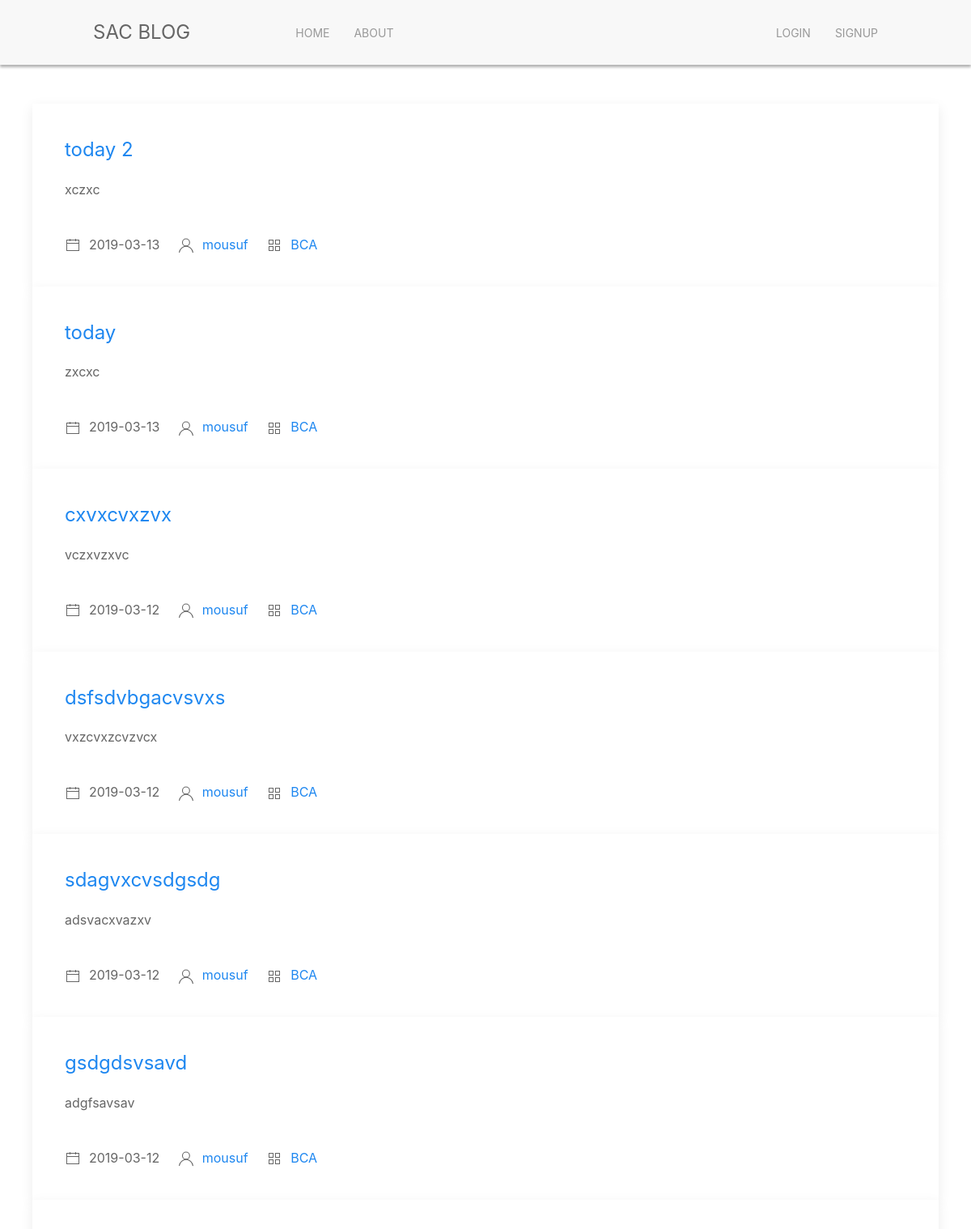
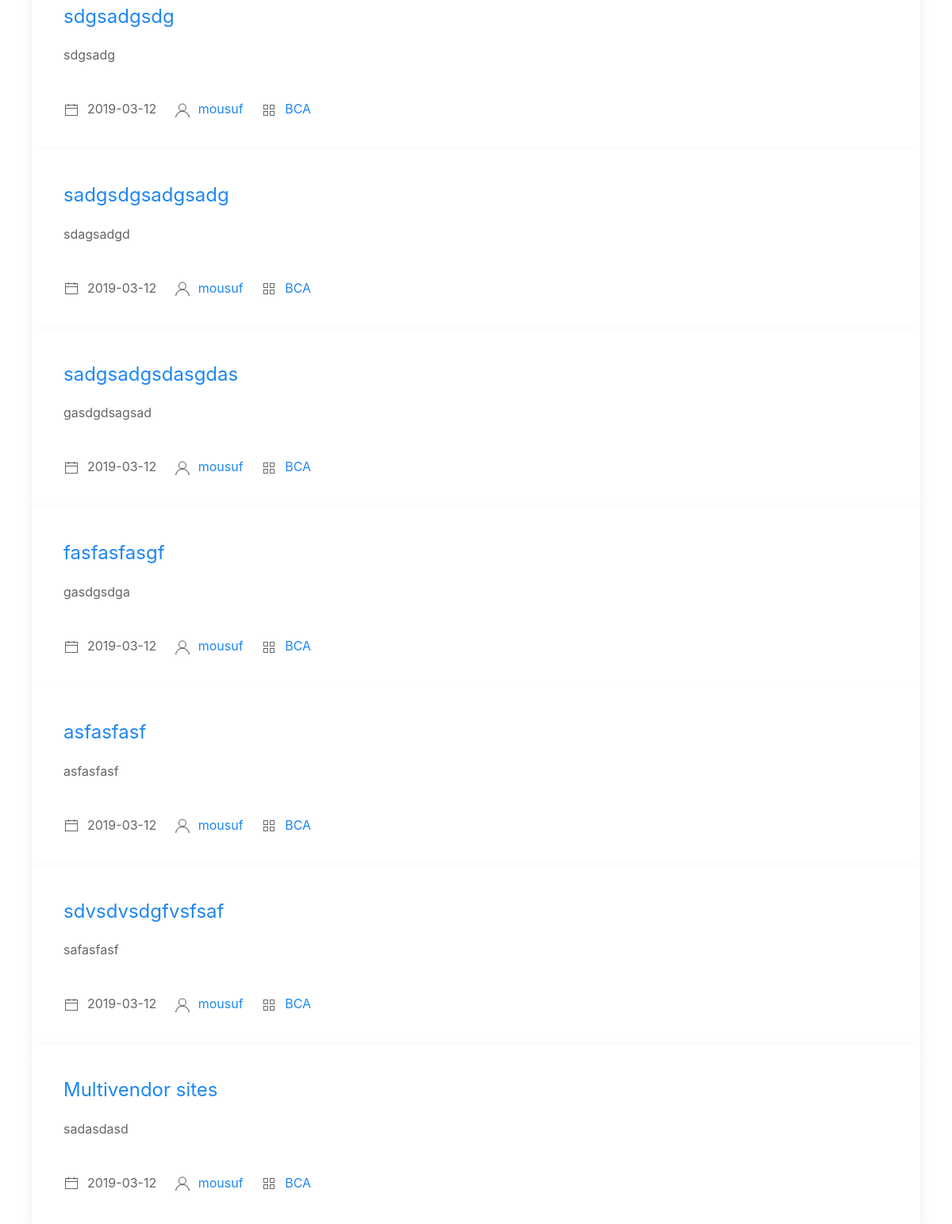
/category.php?name=BCA, run on the app's committed database (2 pictures, top to bottom).
### tables this page shows
CREATE TABLE `posts` (
  `id` int(11) NOT NULL,
  `title` varchar(200) NOT NULL,
  `short` varchar(300) NOT NULL,
  `body` text NOT NULL,
  `date` date NOT NULL,
  `author` varchar(100) NOT NULL,
  `category` varchar(30) NOT NULL
);

### category.php (the view, shortened to what this page needs)
<?php
include_once ('header.php');
?>
<br>
<br>
<?php
if(isset($_GET["name"])){
    $id=$_GET["name"];
    $q="SELECT * FROM posts WHERE category='$id' order by id desc";
    $re=$con->query($q);
    echo "<div class=\"uk-container\">";
    if($re->num_rows>0) {
        while ($res = $re->fetch_array()) {
            ?>
            <div class="uk-card uk-card-default single">
                <div class="uk-card-body single-post">
                    <h3 class="uk-card-title"><a href="./post.php?id=<?php echo $res["id"]; ?>"><?php echo $res["title"]; ?></a></h3>
                    <p><?php echo $res["short"]; ?></p><br>
                    <span class="uk-margin-small-right" uk-icon="calendar"></span><?php echo $res["date"]; ?>&nbsp;&nbsp;&nbsp;&nbsp;
                    <span class="uk-margin-small-right" uk-icon="user"></span><a
                            href="./author.php?name=<?php echo $res["author"]; ?>"><?php echo $res["author"]; ?></a>&nbsp;&nbsp;&nbsp;&nbsp;
                    <span class="uk-margin-small-right" uk-icon="thumbnails"></span><a
                            href="./category.php?name=<?php echo $res["category"]; ?>"><?php echo $res["category"]; ?></a>
                </div>
            </div>
            <?php
        }
    }
    else{
        echo "<h2>No Posts Available</h2>";
    }
    echo "</div>";
}
?>

### css/user.css (style rules this page uses)
* { padding: 0; margin: 0; box-sizing: border-box; }

### data on the page
posts: title "today 2", short "xczxc", date "2019-03-13", author "mousuf", category "BCA"
posts: title "today", short "zxcxc", date "2019-03-13", author "mousuf", category "BCA"
posts: title "cxvxcvxzvx", short "vczxvzxvc", date "2019-03-12", author "mousuf", category "BCA"
posts: title "dsfsdvbgacvsvxs", short "vxzcvxzcvzvcx", date "2019-03-12", author "mousuf", category "BCA"
posts: title "sdagvxcvsdgsdg", short "adsvacxvazxv", date "2019-03-12", author "mousuf", category "BCA"
posts: title "gsdgdsvsavd", short "adgfsavsav", date "2019-03-12", author "mousuf", category "BCA"
posts: title "sdgsadgsdg", short "sdgsadg", date "2019-03-12", author "mousuf", category "BCA"
posts: title "sadgsdgsadgsadg", short "sdagsadgd", date "2019-03-12", author "mousuf", category "BCA"
posts: title "sadgsadgsdasgdas", short "gasdgdsagsad", date "2019-03-12", author "mousuf", category "BCA"
posts: title "fasfasfasgf", short "gasdgsdga", date "2019-03-12", author "mousuf", category "BCA"
posts: title "asfasfasf", short "asfasfasf", date "2019-03-12", author "mousuf", category "BCA"
posts: title "sdvsdvsdgfvsfsaf", short "safasfasf", date "2019-03-12", author "mousuf", category "BCA"
posts: title "Multivendor sites", short "sadasdasd", date "2019-03-12", author "mousuf", category "BCA"
